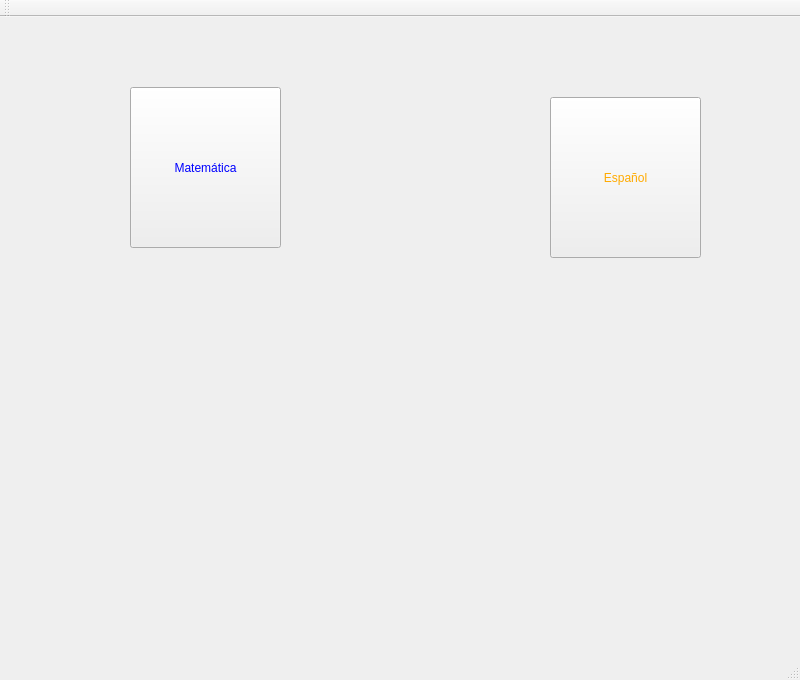
<?xml version="1.0" encoding="UTF-8"?>
<ui version="4.0">
 <class>MainWindow</class>
 <widget class="QMainWindow" name="MainWindow">
  <property name="geometry">
   <rect>
    <x>0</x>
    <y>0</y>
    <width>800</width>
    <height>680</height>
   </rect>
  </property>
  <property name="windowTitle">
   <string>MainWindow</string>
  </property>
  <widget class="QWidget" name="centralWidget">
   <widget class="QStackedWidget" name="stackedWidget">
    <property name="geometry">
     <rect>
      <x>0</x>
      <y>0</y>
      <width>801</width>
      <height>651</height>
     </rect>
    </property>
    <property name="styleSheet">
     <string notr="true"/>
    </property>
    <widget class="QWidget" name="swMenu">
     <widget class="QPushButton" name="pushButton">
      <property name="geometry">
       <rect>
        <x>130</x>
        <y>70</y>
        <width>151</width>
        <height>161</height>
       </rect>
      </property>
      <property name="styleSheet">
       <string notr="true">font: 16pt &quot;MS Shell Dlg 2&quot;;
color: rgb(0, 0, 255);</string>
      </property>
      <property name="text">
       <string>Matemática</string>
      </property>
     </widget>
     <widget class="QPushButton" name="pushButton_2">
      <property name="geometry">
       <rect>
        <x>550</x>
        <y>80</y>
        <width>151</width>
        <height>161</height>
       </rect>
      </property>
      <property name="styleSheet">
       <string notr="true">font: 16pt &quot;MS Shell Dlg 2&quot;;
color: rgb(255, 170, 0);</string>
      </property>
      <property name="text">
       <string>Español</string>
      </property>
     </widget>
     <widget class="QLabel" name="lbFondo">
      <property name="geometry">
       <rect>
        <x>0</x>
        <y>0</y>
        <width>801</width>
        <height>651</height>
       </rect>
      </property>
      <property name="text">
       <string/>
      </property>
      <property name="pixmap">
       <pixmap resource="Imagenes.qrc">:/Imagenes/fondomenu.jpg</pixmap>
      </property>
     </widget>
     <zorder>lbFondo</zorder>
     <zorder>pushButton</zorder>
     <zorder>pushButton_2</zorder>
    </widget>
    <widget class="QWidget" name="swMatematicas">
     <widget class="QLabel" name="label">
      <property name="geometry">
       <rect>
        <x>0</x>
        <y>0</y>
        <width>801</width>
        <height>651</height>
       </rect>
      </property>
      <property name="text">
       <string/>
      </property>
      <property name="pixmap">
       <pixmap resource="Imagenes.qrc">:/Imagenes/fd1.png</pixmap>
      </property>
     </widget>
     <widget class="QLabel" name="label_2">
      <property name="geometry">
       <rect>
        <x>0</x>
        <y>600</y>
        <width>271</width>
        <height>41</height>
       </rect>
      </property>
      <property name="styleSheet">
       <string notr="true">font: 75 20pt &quot;Arial&quot;;</string>
      </property>
      <property name="text">
       <string>Ingrese su respuesta:</string>
      </property>
     </widget>
     <widget class="QLineEdit" name="leRespuesta">
      <property name="geometry">
       <rect>
        <x>280</x>
        <y>600</y>
        <width>241</width>
        <height>41</height>
       </rect>
      </property>
      <property name="inputMask">
       <string/>
      </property>
      <property name="maxLength">
       <number>2</number>
      </property>
      <property name="alignment">
       <set>Qt::AlignCenter</set>
      </property>
     </widget>
     <widget class="QLabel" name="lbCorrecto">
      <property name="geometry">
       <rect>
        <x>530</x>
        <y>600</y>
        <width>40</width>
        <height>40</height>
       </rect>
      </property>
      <property name="text">
       <string/>
      </property>
     </widget>
     <widget class="QLabel" name="label_3">
      <property name="geometry">
       <rect>
        <x>600</x>
        <y>600</y>
        <width>51</width>
        <height>21</height>
       </rect>
      </property>
      <property name="text">
       <string>Aciertos</string>
      </property>
     </widget>
     <widget class="QLabel" name="label_4">
      <property name="geometry">
       <rect>
        <x>600</x>
        <y>620</y>
        <width>51</width>
        <height>21</height>
       </rect>
      </property>
      <property name="text">
       <string>Fallos</string>
      </property>
     </widget>
     <widget class="QLabel" name="lbAciertos">
      <property name="geometry">
       <rect>
        <x>720</x>
        <y>600</y>
        <width>51</width>
        <height>21</height>
       </rect>
      </property>
      <property name="text">
       <string>0</string>
      </property>
     </widget>
     <widget class="QLabel" name="lbFallos">
      <property name="geometry">
       <rect>
        <x>720</x>
        <y>620</y>
        <width>51</width>
        <height>21</height>
       </rect>
      </property>
      <property name="text">
       <string>0</string>
      </property>
     </widget>
    </widget>
    <widget class="QWidget" name="swEspanol">
     <widget class="QLabel" name="ayudaLabel">
      <property name="geometry">
       <rect>
        <x>630</x>
        <y>70</y>
        <width>171</width>
        <height>341</height>
       </rect>
      </property>
      <property name="font">
       <font>
        <pointsize>14</pointsize>
       </font>
      </property>
      <property name="text">
       <string/>
      </property>
      <property name="wordWrap">
       <bool>true</bool>
      </property>
     </widget>
     <widget class="QLabel" name="imgLabel">
      <property name="geometry">
       <rect>
        <x>30</x>
        <y>70</y>
        <width>581</width>
        <height>451</height>
       </rect>
      </property>
      <property name="text">
       <string/>
      </property>
     </widget>
     <widget class="QLabel" name="lbInstrucciones">
      <property name="geometry">
       <rect>
        <x>40</x>
        <y>20</y>
        <width>751</width>
        <height>41</height>
       </rect>
      </property>
      <property name="font">
       <font>
        <pointsize>14</pointsize>
       </font>
      </property>
      <property name="text">
       <string>Seleccione la letra correcta para el espacio en blanco.</string>
      </property>
     </widget>
    </widget>
   </widget>
  </widget>
  <widget class="QMenuBar" name="menuBar">
   <property name="geometry">
    <rect>
     <x>0</x>
     <y>0</y>
     <width>800</width>
     <height>21</height>
    </rect>
   </property>
  </widget>
  <widget class="QToolBar" name="mainToolBar">
   <attribute name="toolBarArea">
    <enum>TopToolBarArea</enum>
   </attribute>
   <attribute name="toolBarBreak">
    <bool>false</bool>
   </attribute>
  </widget>
  <widget class="QStatusBar" name="statusBar"/>
 </widget>
 <layoutdefault spacing="6" margin="11"/>
 <resources>
  <include location="Imagenes.qrc"/>
 </resources>
 <connections/>
</ui>
